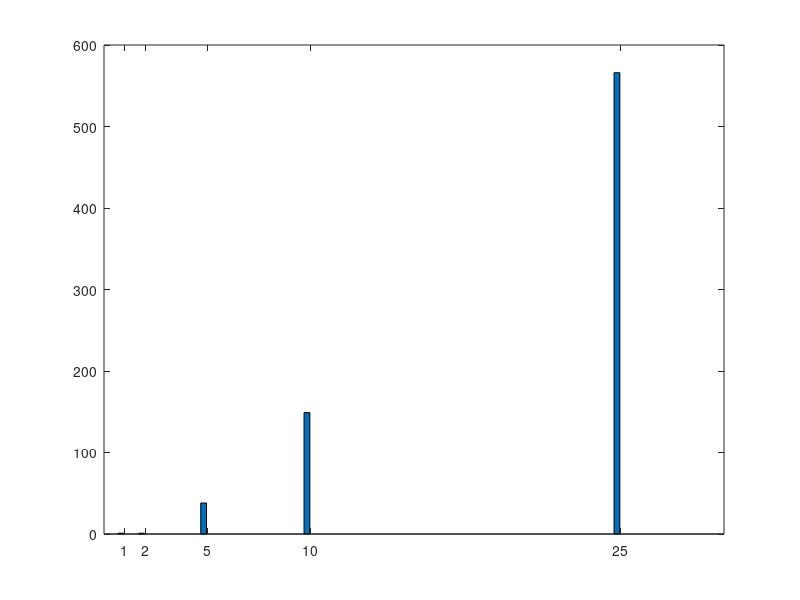

This figure's MATLAB source: (Note: this script raises an error after producing the figure.)
%% Task 4
% 1. Source
n = 7;
k = 4;
M = 5;
msg = randsrc(M, k, [1 0])

%2. ChannelSource

encMsg = encode(msg, n, k)

%3. Transmit channel
p = 0.3;
errEncMsg = bsc(encMsg, p)

%4. channelEncoding
% does not return -1!!! but should!!
[decMsg, err] = decode(errEncMsg, n, k);

%5. statistic analysis

[num, ratio] = biterr(msg, decMsg);
disp("a.die Anzahl/den Anteil fehlerhafter Bits nach der Fehlerkorrektur");
disp([num, ratio])

[num_rowwise, ratio_rowwise] = biterr(msg, decMsg, 'row-wise');

disp("b.die Anzahl/den Anteil fehlerfrei übertragener Nutzworte");
correct_fixed = sum(num_rowwise == 0);
disp([correct_fixed, correct_fixed / M])

disp("c.die Anzahl/den Anteil richtig korrigierter Nutzworte");
sumErr = sum(err);
disp([sumErr sumErr / M])

disp("d.die Anzahl/den Anteil als fehlerhaft erkannter aber nicht korrigierter Nutzworte");
not_fixed = sum(err == -1);
disp([not_fixed not_fixed / M])

disp("e.die Anzahl/den Anteil falsch korrigierter Nutzworte");
not_correct_fixed = sum(num_rowwise > 0);
% how many are still wrong - not fixxed 
disp([not_correct_fixed - not_fixed, not_correct_fixed - not_fixed / M]);

disp("f.die Anzahl/den Anteil unerkannter fehlerhafter Nutzworte");
% undetected == failed correction  - can distinguish
 % disp([not_correct_fixed - ); 
disp([not_correct_fixed - not_fixed, not_correct_fixed - not_fixed / M]);
disp("----------------------");

%% 4.6
n = 7;
k = 4;
M = 1000;
msg = randsrc(M, k, [1 0]);

encMsg = encode(msg, n, k);

plot_y = [];
P = [1 2 5 10 25];
for p = P
    errEncMsg = bsc(encMsg, p / 100)
    [decMsg, err] = decode(errEncMsg, n, k);
    [num_rowwise, ratio_rowwise] = biterr(msg, decMsg, 'row-wise');
    
    num_incorrect_words = M - sum(num_rowwise == 0);
    not_fixed = sum(err == -1);
    
    tmp = [num_incorrect_words, not_fixed];
    plot_y = [plot_y; tmp];
end
plot_y
bar(P, plot_y)

%% Task 3
%1.
%G = [1 1 1 1 0 0 1 0; 0 0 1 1 1 1 0 1];
G = [1 1 0 1 0 0 0; 0 1 1 0 1 0 0; 1 1 1 0 0 1 0; 1 0 1 0 0 0 1];
nutzwort = [0 1 1 0];   
codewort = mod(nutzwort * G, 2);
disp("correct codewort:");
disp(codewort);
%codewort = [1 1 0 0 1 1 0];
e = [0 1 0 0 0 0 0];
codewort = xor(codewort, e);
%2.
[r c] = size(G);
P = G(:,1:end - r);
Pt = P';
[r c] = size(Pt);

H = [eye(r) Pt];
% 3.
S = mod(codewort * H', 2);

%4.


disp("codewort with error:");
disp(codewort);

disp("syndrom:");
disp(S);
disp("---------------"),
[korrNachricht, anzKorrFehler, uebrigErr] = fehlerSyndromKorrektur(H', codewort, S);

disp("korrNachricht:");
disp(korrNachricht);

disp("anzKorrFehler:");
disp(anzKorrFehler);

disp("uebrigErr:");
disp(uebrigErr);

% correct only one error
function [korrNachricht, anzKorrFehler, uebrigErr] = fehlerSyndromKorrektur(h ,nachricht, fehlersyndrom)
    [r c] = size(h);
    % if fehlersyndrom == 0 -> no error
    if isequal(zeros(1, c), fehlersyndrom)
            korrNachricht = nachricht;
            anzKorrFehler = 0;
            uebrigErr = false;
            return;
    end
    
    for i = 1 : r
        h(i, :);
        if isequal(h(i, :), fehlersyndrom)
            nachricht(i) = mod(nachricht (i) + 1, 2);
            korrNachricht = nachricht;
            anzKorrFehler = 1;
            uebrigErr = false;
            return;
        end
    end
    
    korrNachricht = nachricht;
    anzKorrFehler = 0;
    uebrigErr = true;    
end


